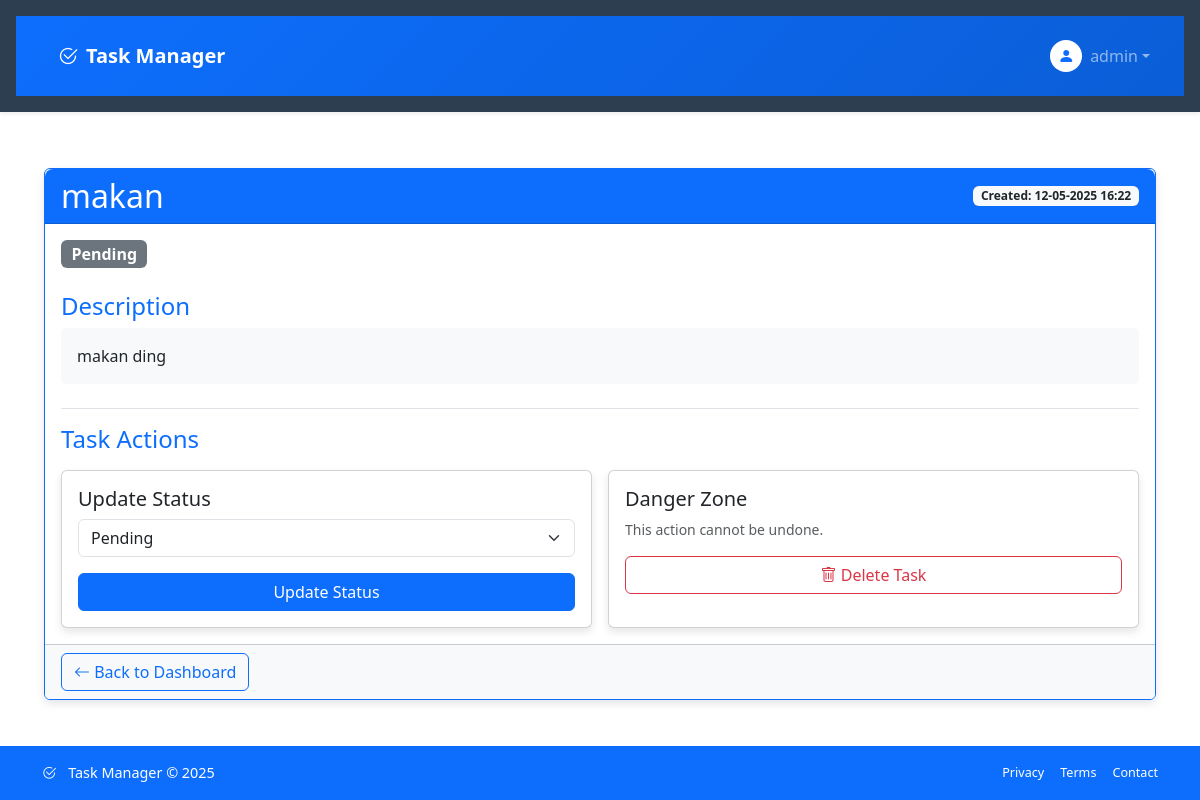
The app's page /tasks/14 (signed in) with its own data.
### tables this page shows
CREATE TABLE tasks (
                id INTEGER PRIMARY KEY AUTOINCREMENT,
                title TEXT NOT NULL,
                description TEXT,
                status TEXT DEFAULT 'pending',
                user_id INTEGER NOT NULL,
                created_at TIMESTAMP DEFAULT CURRENT_TIMESTAMP,
                FOREIGN KEY (user_id) REFERENCES users (id)
            );

### app.py (the view)
@app.route('/tasks/<int:task_id>')
def task_detail(task_id):
    conn = get_db()
    task = conn.execute('SELECT * FROM tasks WHERE id = ? AND user_id = ?',
                        (task_id, session['user_id'])).fetchone()
    conn.close()
    if task:
        return render_template('task_detail.html', task=task)
    else:
        flash('Tugas tidak ditemukan', 'danger')
        return redirect(url_for('dashboard'))

### app.py (called while the page is built)
def get_db():
    conn = sqlite3.connect('database.db')
    conn.row_factory = sqlite3.Row
    return conn

@app.before_request
def require_login():
    allowed_routes = ['login', 'register', 'static']
    if request.endpoint not in allowed_routes and 'user_id' not in session:
        return redirect(url_for('login'))

def format_datetime(dt_str, format='%d-%m-%Y %H:%M'):  # Format Indonesia (hari-bulan-tahun jam:menit)
    if dt_str is None:
        return ""
    try:
        dt = datetime.fromisoformat(dt_str)
        return dt.strftime(format)
    except ValueError:
        return dt_str

### templates/task_detail.html (shortened to what this page needs)
{% extends "base.html" %}
{% block content %}
<div class="container mt-4">
    <div class="card border-primary mb-5">
        <div class="card-header bg-primary text-white">
            <div class="d-flex justify-content-between align-items-center">
                <h2 class="mb-0">{{ task['title'] }}</h2>
                <span class="badge bg-light text-dark">
                    Created: {{ task['created_at']|datetime }}
                </span>
            </div>
        </div>
        <div class="card-body">
            <div class="mb-4">
                {% if task['status'] == 'completed' %}
                    <span class="badge bg-success fs-6">Completed</span>
                {% elif task['status'] == 'in-progress' %}
                    <span class="badge bg-warning text-dark fs-6">In Progress</span>
                {% else %}
                    <span class="badge bg-secondary fs-6">Pending</span>
                {% endif %}
            </div>
            <div class="mb-4">
                <h4 class="text-primary">Description</h4>
                <div class="p-3 bg-light rounded">
                    {{ task['description'] or "No description provided" }}
                </div>
            </div>
            <div class="border-top pt-3">
                <h4 class="text-primary mb-3">Task Actions</h4>
                <div class="row g-3">
                    <div class="col-md-6">
                        <form method="POST" action="{{ url_for('update_task', task_id=task['id']) }}" class="card h-100">
                            <div class="card-body">
                                <h5 class="card-title">Update Status</h5>
                                <div class="mb-3">
                                    <select id="status" name="status" class="form-select">
                                        <option value="pending" {% if task['status'] == 'pending' %}selected{% endif %}>Pending</option>
                                    </select>
                                </div>
                                <button type="submit" class="btn btn-primary w-100">Update Status</button>
                            </div>
                        </form>
                    </div>
                    <div class="col-md-6">
                        <form method="POST" action="{{ url_for('delete_task', task_id=task['id']) }}"
                            onsubmit="return confirm('Are you sure you want to delete this task?');" class="card h-100">
                            <div class="card-body">
                                <h5 class="card-title">Danger Zone</h5>
                                <p class="card-text text-muted small">This action cannot be undone.</p>
                                <button type="submit" class="btn btn-outline-danger w-100">
                                    <i class="bi bi-trash"></i> Delete Task
                                </button>
                            </div>
                        </form>
                    </div>
                </div>
            </div>
        </div>
        <div class="card-footer bg-light">
            <a href="{{ url_for('dashboard') }}" class="btn btn-outline-primary">
                <i class="bi bi-arrow-left"></i> Back to Dashboard
            </a>
        </div>
    </div>
</div>
{% endblock %}

### static/style.css (style rules this page uses)
body { font-family: 'Segoe UI', Tahoma, Geneva, Verdana, sans-serif; line-height: 1.6; margin: 0; padding: 0; color: #333; background-color: #f5f5f5; }
.btn { display: inline-block; background-color: #3498db; color: white; padding: 0.5rem 1rem; border: none; border-radius: 4px; cursor: pointer; text-decoration: none; font-size: 1rem; }
body { background-color: var(--bs-body-bg); color: var(--bs-body-color); }
.btn-primary { --bs-btn-bg: #0d6efd; --bs-btn-border-color: #0d6efd; --bs-btn-hover-bg: #0b5ed7; --bs-btn-hover-border-color: #0a58ca; --bs-btn-active-bg: #0a58ca; }
.card { border: none; border-radius: 0.5rem; }
.card-header { border-radius: 0.5rem 0.5rem 0 0 !important; }
.btn-primary { transition: all 0.2s ease; }

### templates/task_detail.html (style rules this page uses)
.card { box-shadow: 0 4px 8px rgba(0, 0, 0, 0.1); }
.card-header { font-weight: 500; }
.form-select { cursor: pointer; }

### templates/base.html (style rules this page uses)
.bi { transition: transform 0.3s ease; }

### records on screen
tasks: title "makan", created_at "12-05-2025 16:22", description "makan ding", status "Pending"

### other values on screen
{{ session['username'] }} "admin"
